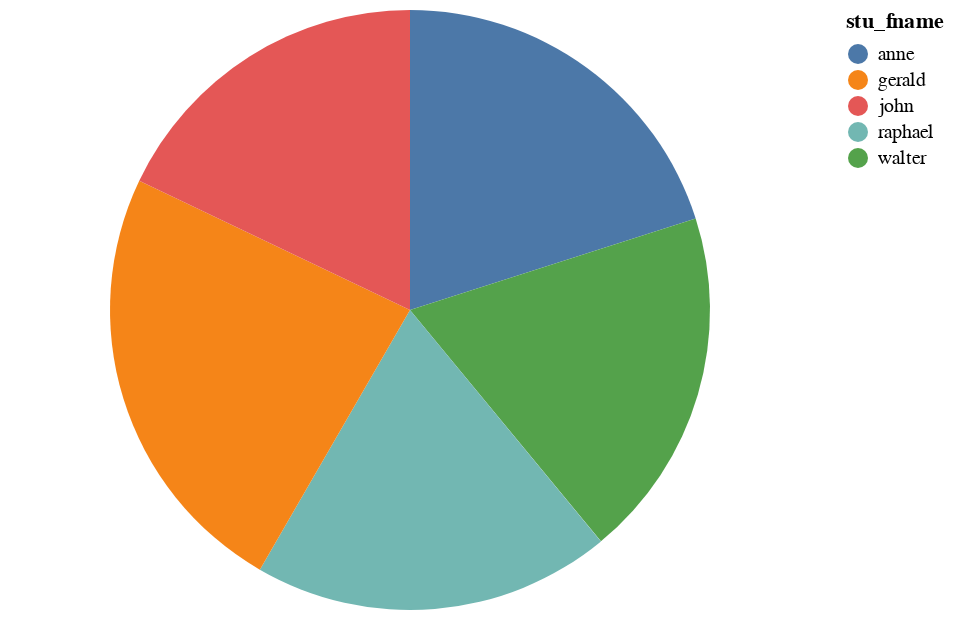

The code cell stored with this chart in its notebook:
### Code cell
# Success
# vnli(medium_pie_task_table, "show top 5 stu_gpa for each stu_fname with a pie chart.")

# Failed: mark arc encoding x stu_gpa y aggregate count stu_gpa transform group x topk 5
# vnli(medium_pie_task_table, "Give me the top 5 stu_gpa.")

# Failed: mark arc encoding x stu_gpa y aggregate count stu_gpa transform group x
# vnli(medium_pie_task_table, "Give me the top 5 stu_gpa per the student name")

# Failed: mark arc encoding x stu_fname y aggregate count stu_gpa transform group x sort x asc topk 5
# vnli(medium_pie_task_table, "Show me the proportion of stu_gpa by stu_fname in a circle chart. limit top 5 results.")

# Success
# vnli(medium_pie_task_table, "show stu_gpa by stu_fname with a pie chart. limit top 5 results")

# Success
vnli(medium_pie_task_table, "draw a pie chart. stu_fname and stu_gpa. top 5 results.")

### Figure 1 — Vega-Lite specification as saved in the notebook (floating-point values rounded to 4 significant figures)
{"config": {"view": {"continuousWidth": 400, "continuousHeight": 300}}, "data": {"name": "data-a18ba3202bde0e60e792a301bbb44bc6"}, "mark": "arc", "encoding": {"color": {"field": "stu_fname", "type": "nominal"}, "order": {"field": "value", "sort": "descending", "type": "quantitative"}, "theta": {"field": "stu_gpa", "type": "quantitative"}}, "transform": [{"window": [{"op": "dense_rank", "field": "stu_gpa", "as": "rank"}], "sort": [{"field": "stu_gpa", "order": "descending"}]}, {"filter": "datum.rank <= 5"}], "$schema": "https://vega.github.io/schema/vega-lite/v4.17.0.json", "datasets": {"data-a18ba3202bde0e60e792a301bbb44bc6": [{"stu_num": 321452, "stu_lname": "bowser", "stu_fname": "william", "stu_init": "c", "stu_dob": "1975-2-12", "stu_hrs": 42, "stu_class": "so", "stu_gpa": 2.84, "stu_transfer": 0, "dept_code": "biol", "stu_phone": "2134", "prof_num": 205}, {"stu_num": 324257, "stu_lname": "smithson", "stu_fname": "anne", "stu_init": "k", "stu_dob": "1981-11-15", "stu_hrs": 81, "stu_class": "jr", "stu_gpa": 3.27, "stu_transfer": 1, "dept_code": "cis", "stu_phone": "2256", "prof_num": 222}, {"stu_num": 324258, "stu_lname": "brewer", "stu_fname": "juliette", "stu_init": "", "stu_dob": "1969-8-23", "stu_hrs": 36, "stu_class": "so", "stu_gpa": 2.26, "stu_transfer": 1, "dept_code": "acct", "stu_phone": "2256", "prof_num": 228}, {"stu_num": 324269, "stu_lname": "oblonski", "stu_fname": "walter", "stu_init": "h", "stu_dob": "1976-9-16", "stu_hrs": 66, "stu_class": "jr", "stu_gpa": 3.09, "stu_transfer": 0, "dept_code": "cis", "stu_phone": "2114", "prof_num": 222}, {"stu_num": 324273, "stu_lname": "smith", "stu_fname": "john", "stu_init": "d", "stu_dob": "1958-12-30", "stu_hrs": 102, "stu_class": "sr", "stu_gpa": 2.11, "stu_transfer": 1, "dept_code": "engl", "stu_phone": "2231", "prof_num": 199}, {"stu_num": 324274, "stu_lname": "katinga", "stu_fname": "raphael", "stu_init": "p", "stu_dob": "1979-10-21", "stu_hrs": 114, "stu_class": "sr", "stu_gpa": 3.15, "stu_transfer": 0, "dept_code": "acct", "stu_phone": "2267", "prof_num": 228}, {"stu_num": 324291, "stu_lname": "robertson", "stu_fname": "gerald", "stu_init": "t", "stu_dob": "1973-4-8", "stu_hrs": 120, "stu_class": "sr", "stu_gpa": 3.87, "stu_transfer": 0, "dept_code": "edu", "stu_phone": "2267", "prof_num": 311}, {"stu_num": 324299, "stu_lname": "smith", "stu_fname": "john", "stu_init": "b", "stu_dob": "1986-11-30", "stu_hrs": 15, "stu_class": "fr", "stu_gpa": 2.92, "stu_transfer": 0, "dept_code": "acct", "stu_phone": "2315", "prof_num": 230}]}}
